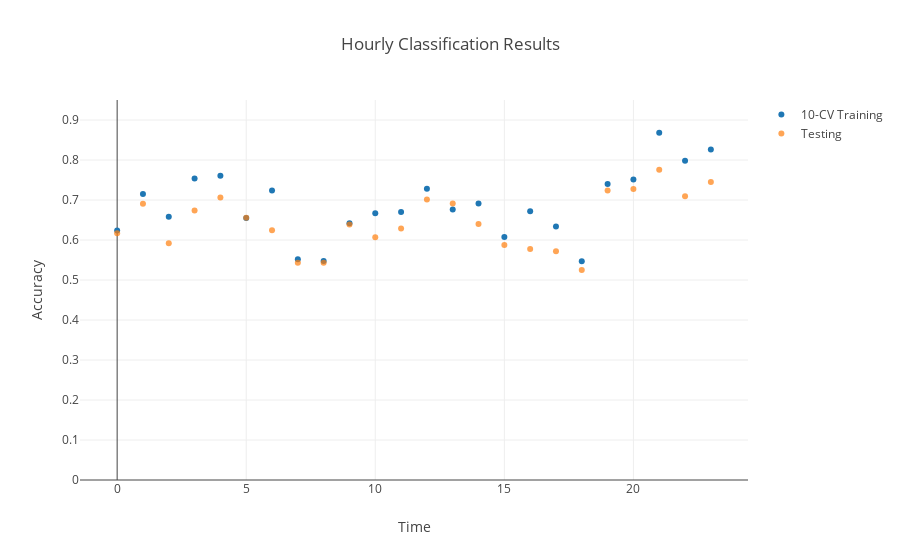

Notebook code for this chart:
### Code cell
### Plot summary
trace1 = go.Scatter(
    name='10-CV Training',
    x=Summary_T2.Hour,
    y=Summary_T2.Training_Acc,
    mode='markers')
trace2 = go.Scatter(
    name='Testing',
    x=Summary_T2.Hour,
    y=Summary_T2.Testing_Acc,
    mode='markers',
    opacity=0.7)
trace3 = go.Scatter(
    name = 'Sample Size',
    x=Summary_T2.Hour,
    y=Summary_T2.Training_Sample,
    yaxis='y2',
    mode='markers')
data = [trace1, trace2]
layout = go.Layout(
    yaxis=dict(title='Accuracy', range=[0,0.95]),
    xaxis=dict(title='Time'),
    yaxis2=dict(title='Number of samples',
               overlaying='y',
               side='right',
               range=[5000,12000]),
    title='Hourly Classification Results',
    showlegend = True)
fig = go.Figure(data=data, layout=layout)
offline.iplot(fig, show_link=False)

### Figure 1 — Plotly figure (JSON) as saved in the notebook; plotly's stock layout.template omitted (floating-point values rounded to 4 significant figures)
{"data": [{"mode": "markers", "name": "10-CV Training", "type": "scatter", "uid": "537e2128-33b7-11e9-8c97-67fc199b385a", "x": [0, 1, 2, 3, 4, 5, 6, 7, 8, 9, 10, 11, 12, 13, 14, 15, 16, 17, 18, 19, 20, 21, 22, 23], "y": ["0.6237812130544755", "0.715049571112932", "0.657981562278966", "0.7537721613360908", "0.7606801175423008", "0.6550590745178773", "0.7238263171334505", "0.5518204025353084", "0.5476323120219905", "0.6417988412615037", "0.6668892665763918", "0.6700561797752809", "0.7282692017903197", "0.6762268120811857", "0.6914585593353927", "0.6077291008920459", "0.6717795086592668", "0.6336286451612083", "0.5465954607414786", "0.7398878222221105", "0.7512418153754851", "0.8679595494111623", "0.7980365451328493", "0.8265582654672771"]}, {"mode": "markers", "name": "Testing", "opacity": 0.7, "type": "scatter", "uid": "537e22f4-33b7-11e9-8c97-67fc199b385a", "x": [0, 1, 2, 3, 4, 5, 6, 7, 8, 9, 10, 11, 12, 13, 14, 15, 16, 17, 18, 19, 20, 21, 22, 23], "y": ["0.616577541254421", "0.6903807615230461", "0.5921397397091295", "0.6738761656864707", "0.7061328795537023", "0.6558752980925958", "0.6243805760080207", "0.5428870285405275", "0.5430242272347535", "0.6384615383596501", "0.6069868995633187", "0.6289180980654409", "0.7013793127290133", "0.691124259367497", "0.6400651469033911", "0.5874877840076607", "0.5775862068965517", "0.5719026548672567", "0.525210084248276", "0.7235693502611147", "0.7274111693885725", "0.7759216620076087", "0.7093973456291183", "0.744995645899893"]}], "layout": {"showlegend": true, "title": "Hourly Classification Results", "xaxis": {"title": "Time"}, "yaxis": {"range": [0, 0.95], "title": "Accuracy"}, "yaxis2": {"overlaying": "y", "range": [5000, 12000], "side": "right", "title": "Number of samples"}}}
